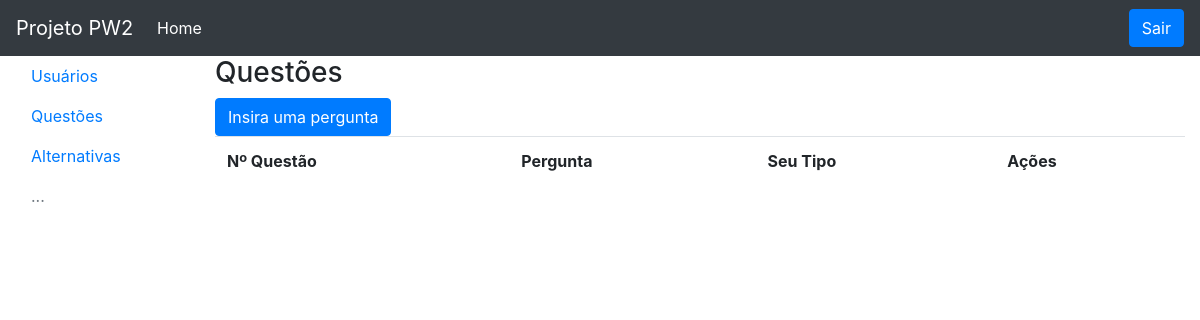
The page /questoes.php (signed in) on the database as committed earlier.
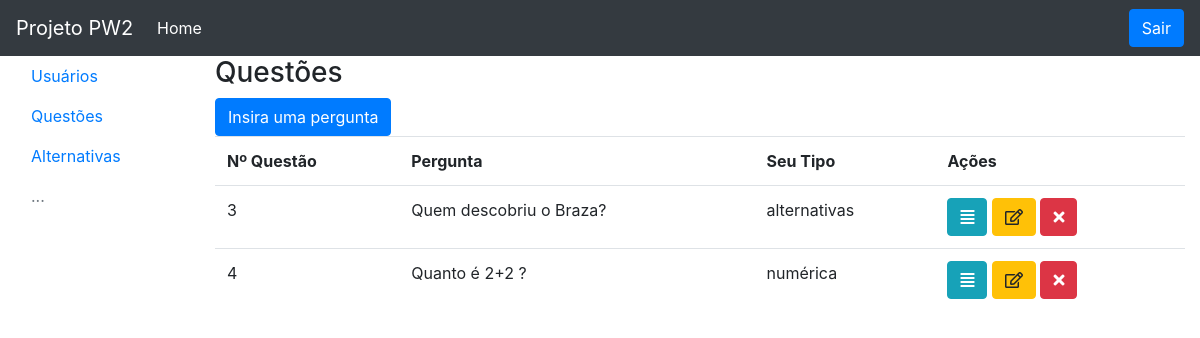
The same page on the database as committed later.
### tables this page shows
CREATE TABLE `questoes` (
  `idPergunta` int(11) NOT NULL,
  `pergunta` varchar(200) NOT NULL,
  `tipo` varchar(200) NOT NULL
);

### PerguntaDAO.php (called while the page is built, shortened)
<?php
class PerguntaDAO
{
    private $con;
    public function __construct()
    {
        $this->con = mysqli_connect(DB_SERVER, DB_USER, DB_PASS, DB_NAME);
    }
    public function buscar()
    {
        $sql = 'SELECT * FROM questoes';
        $rs = $this->con->query($sql);
        $lista = array();
        while ($linha = $rs->fetch_object()) {
            $lista[] = $linha;
        }
        return $lista;
    }
}

### questoes.php (the view, shortened to what this page needs)
<?php
include 'PerguntaDAO.php';
$PerguntaDAO = new PerguntaDAO();
$lista = $PerguntaDAO->buscar();
include 'cabecalho.php';
include 'menu.php';
?>
<!DOCTYPE html>
<div class="col-10">
    <h3>Questões</h3>
    <button type="button" class="btn btn-primary" data-toggle="modal" data-target="#modalnovo">
        Insira uma pergunta
    </button>
    <table class="table">
        <tr>
            <th>Nº Questão</th>
            <th>Pergunta</th>
            <th>Seu Tipo</th>
            <th>Ações</th>
        </tr>
        <?php foreach ($lista as $pergunta) : ?>
            <td><?= $pergunta->idPergunta; ?></td>
            <td><?= $pergunta->pergunta; ?></td>
            <td><?= $pergunta->tipo; ?></td>
            <td>
                <a class="btn btn-info" href="\alternativas?pergunta=<?= $pergunta->idPergunta; ?>">
                    <i class="fas fa-align-justify"></i>
                </a>
                <button class="btn btn-warning btn-editar" data-toggle="modal" data-target="#modaleditar" data-id="<?= $pergunta->idPergunta ?>" data-texto="<?= $pergunta->texto ?>" data-tipo="<?= $pergunta->tipo ?>">
                    <i class="far fa-edit"></i>
                </button>
                <a class="btn btn-danger" href="PerguntaController.php?acao=apagar&id=<?= $pergunta->idPergunta; ?>">
                    <i class="fas fa-times"></i>
                </a>
            </td>
        <?php endforeach; ?>
    </table>
</div>
</div>
</div>
</body>
<html>

Rows that differ between the two databases and show on the page:
added questoes: idPergunta "3", pergunta "Quem descobriu o Braza?", tipo "alternativas"
added questoes: idPergunta "4", pergunta "Quanto é 2+2 ?", tipo "numérica"
